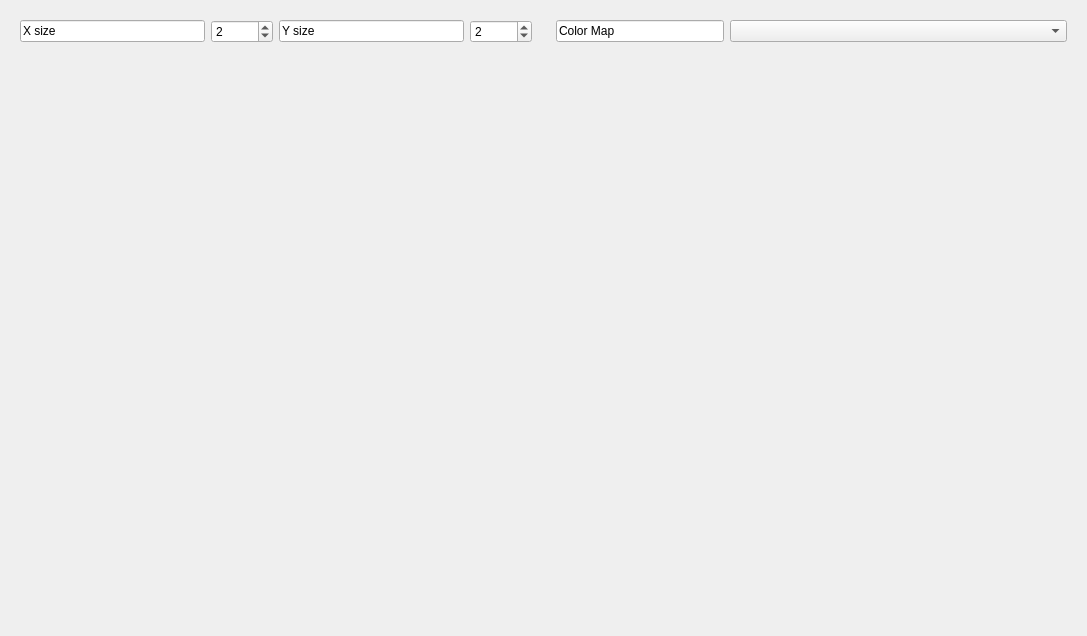
<?xml version="1.0" encoding="UTF-8"?>
<ui version="4.0">
 <class>DataBrowser</class>
 <widget class="QWidget" name="DataBrowser">
  <property name="geometry">
   <rect>
    <x>0</x>
    <y>0</y>
    <width>1087</width>
    <height>636</height>
   </rect>
  </property>
  <property name="windowTitle">
   <string>Form</string>
  </property>
  <layout class="QHBoxLayout" name="horizontalLayout">
   <item>
    <widget class="QWidget" name="navigationWidget" native="true">
     <layout class="QGridLayout" name="navigationLayout">
      <item row="0" column="0">
       <layout class="QGridLayout" name="gridLayout_6">
        <item row="0" column="1">
         <widget class="QSpinBox" name="navX">
          <property name="sizePolicy">
           <sizepolicy hsizetype="Minimum" vsizetype="Fixed">
            <horstretch>1</horstretch>
            <verstretch>0</verstretch>
           </sizepolicy>
          </property>
          <property name="wrapping">
           <bool>true</bool>
          </property>
          <property name="minimum">
           <number>1</number>
          </property>
          <property name="value">
           <number>2</number>
          </property>
         </widget>
        </item>
        <item row="0" column="3">
         <widget class="QSpinBox" name="navY">
          <property name="sizePolicy">
           <sizepolicy hsizetype="Minimum" vsizetype="Fixed">
            <horstretch>1</horstretch>
            <verstretch>0</verstretch>
           </sizepolicy>
          </property>
          <property name="wrapping">
           <bool>true</bool>
          </property>
          <property name="frame">
           <bool>true</bool>
          </property>
          <property name="minimum">
           <number>1</number>
          </property>
          <property name="value">
           <number>2</number>
          </property>
         </widget>
        </item>
        <item row="0" column="0">
         <widget class="QLineEdit" name="lineEdit">
          <property name="sizePolicy">
           <sizepolicy hsizetype="Expanding" vsizetype="Fixed">
            <horstretch>3</horstretch>
            <verstretch>0</verstretch>
           </sizepolicy>
          </property>
          <property name="text">
           <string>X size</string>
          </property>
          <property name="readOnly">
           <bool>true</bool>
          </property>
         </widget>
        </item>
        <item row="0" column="2">
         <widget class="QLineEdit" name="lineEdit_2">
          <property name="sizePolicy">
           <sizepolicy hsizetype="Expanding" vsizetype="Fixed">
            <horstretch>3</horstretch>
            <verstretch>0</verstretch>
           </sizepolicy>
          </property>
          <property name="text">
           <string>Y size</string>
          </property>
          <property name="readOnly">
           <bool>true</bool>
          </property>
         </widget>
        </item>
       </layout>
      </item>
      <item row="1" column="0">
       <widget class="MyMplCanvas" name="navCanvas" native="true">
        <property name="sizePolicy">
         <sizepolicy hsizetype="Expanding" vsizetype="Expanding">
          <horstretch>0</horstretch>
          <verstretch>0</verstretch>
         </sizepolicy>
        </property>
        <layout class="QGridLayout" name="gridLayout">
         <property name="leftMargin">
          <number>20</number>
         </property>
        </layout>
       </widget>
      </item>
     </layout>
    </widget>
   </item>
   <item>
    <widget class="QWidget" name="diffractionWidget" native="true">
     <layout class="QGridLayout" name="diffractionLayout">
      <item row="0" column="0">
       <layout class="QGridLayout" name="gridLayout_7">
        <item row="0" column="0">
         <widget class="QLineEdit" name="lineEdit_4">
          <property name="sizePolicy">
           <sizepolicy hsizetype="Expanding" vsizetype="Fixed">
            <horstretch>2</horstretch>
            <verstretch>0</verstretch>
           </sizepolicy>
          </property>
          <property name="minimumSize">
           <size>
            <width>80</width>
            <height>0</height>
           </size>
          </property>
          <property name="text">
           <string>Color Map</string>
          </property>
          <property name="readOnly">
           <bool>true</bool>
          </property>
         </widget>
        </item>
        <item row="0" column="1">
         <widget class="QComboBox" name="colorMap">
          <property name="sizePolicy">
           <sizepolicy hsizetype="Preferred" vsizetype="Fixed">
            <horstretch>4</horstretch>
            <verstretch>0</verstretch>
           </sizepolicy>
          </property>
          <property name="currentText">
           <string/>
          </property>
         </widget>
        </item>
       </layout>
      </item>
      <item row="1" column="0">
       <widget class="MyMplCanvas" name="diffCanvas" native="true">
        <property name="sizePolicy">
         <sizepolicy hsizetype="Expanding" vsizetype="Expanding">
          <horstretch>0</horstretch>
          <verstretch>0</verstretch>
         </sizepolicy>
        </property>
        <layout class="QGridLayout" name="gridLayout_2">
         <property name="leftMargin">
          <number>20</number>
         </property>
        </layout>
       </widget>
      </item>
     </layout>
    </widget>
   </item>
  </layout>
 </widget>
 <customwidgets>
  <customwidget>
   <class>MyMplCanvas</class>
   <extends>QWidget</extends>
   <header>custom_widgets</header>
   <container>1</container>
  </customwidget>
 </customwidgets>
 <resources/>
 <connections>
  <connection>
   <sender>navY</sender>
   <signal>valueChanged(int)</signal>
   <receiver>DataBrowser</receiver>
   <slot>update_rect(int)</slot>
   <hints>
    <hint type="sourcelabel">
     <x>526</x>
     <y>35</y>
    </hint>
    <hint type="destinationlabel">
     <x>571</x>
     <y>63</y>
    </hint>
   </hints>
  </connection>
  <connection>
   <sender>navX</sender>
   <signal>valueChanged(int)</signal>
   <receiver>DataBrowser</receiver>
   <slot>update_rect(int)</slot>
   <hints>
    <hint type="sourcelabel">
     <x>246</x>
     <y>31</y>
    </hint>
    <hint type="destinationlabel">
     <x>573</x>
     <y>127</y>
    </hint>
   </hints>
  </connection>
  <connection>
   <sender>colorMap</sender>
   <signal>currentTextChanged(QString)</signal>
   <receiver>DataBrowser</receiver>
   <slot>update_color_map(QString)</slot>
   <hints>
    <hint type="sourcelabel">
     <x>1003</x>
     <y>29</y>
    </hint>
    <hint type="destinationlabel">
     <x>1082</x>
     <y>80</y>
    </hint>
   </hints>
  </connection>
 </connections>
 <slots>
  <slot>update_color_map(QString)</slot>
  <slot>update_rect(int)</slot>
 </slots>
</ui>
